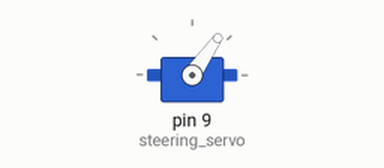
Bench run of a sketch on a simulated Arduino Uno, built with avr-gcc and run on an emulated ATmega328P. Parts: servo.

Above: at 0.05 s.
At 3.0 s:
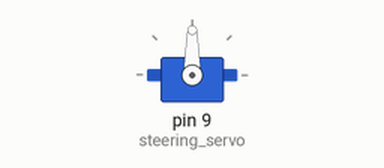
At 6.0 s:
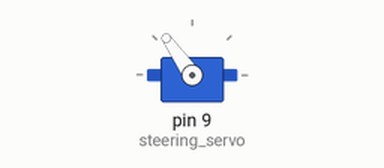
Timing chart, 0 to 7.8 s (numbered marks = the images above):
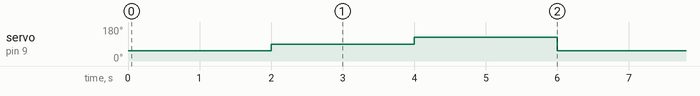

The sketch:

SteeringControl.ino
```cpp
#include <Servo.h>

Servo steering_servo;  // create servo object to control a servo


int pos = 0;    // variable to store the servo position
int offset = 55;


void setup()
{

  Serial.begin(9600);
  steering_servo.attach(9);  // attaches the servo on pin 9 to the servo object

}


void loop()
{

  cycle_steering();

}


void cycle_steering()
{

   steering_servo.write(0 + offset);
   delay(2000);

   steering_servo.write(90);
   delay(2000);

   steering_servo.write(180 - offset);
   delay(2000);
}
```

Measured:
- by itself, servo on pin 9 (steering_servo): repeats every 6.0 s: 125° 2.0 s, 55° 2.0 s, 90° 2.0 s
